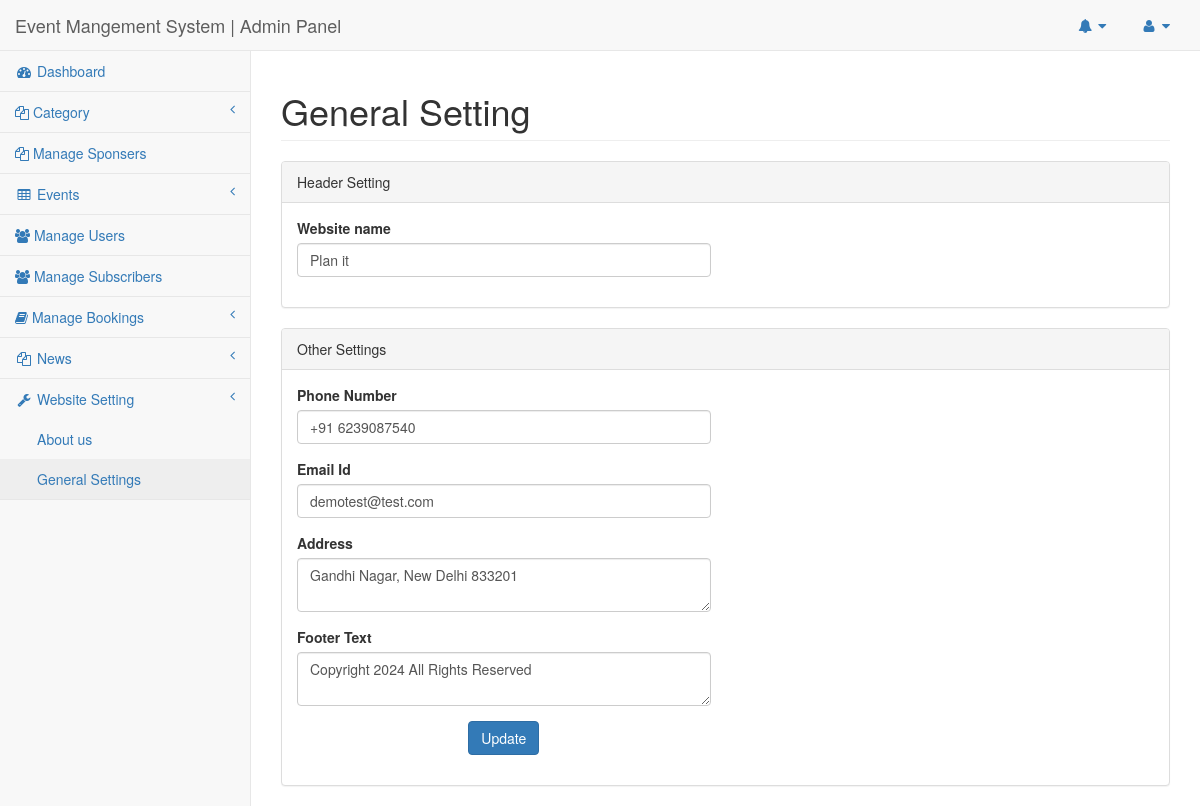
Screenshot of /admin/website-setting.php (signed in) with the database file from the repository.
### tables this page shows
CREATE TABLE `tblgenralsettings` (
  `id` int(11) NOT NULL,
  `SiteName` varchar(200) DEFAULT NULL,
  `PhoneNumber` text DEFAULT NULL,
  `EmailId` varchar(255) DEFAULT NULL,
  `address` mediumtext DEFAULT NULL,
  `footercontent` mediumtext DEFAULT NULL,
  `LastUpdationDate` timestamp NULL DEFAULT NULL ON UPDATE current_timestamp()
);

### admin/website-setting.php (the view, shortened to what this page needs)
<?php
include('includes/config.php');
if(strlen($_SESSION['adminsession'])==0)
{
header('location:logout.php');
}
else{
?>
<!DOCTYPE html>
<html lang="en">
<head>
    <link href="../vendor/bootstrap/css/bootstrap.min.css" rel="stylesheet">
    <link href="../vendor/metisMenu/metisMenu.min.css" rel="stylesheet">
    <link href="../dist/css/sb-admin-2.css" rel="stylesheet">
    <link href="../vendor/font-awesome/css/font-awesome.min.css" rel="stylesheet" type="text/css">
</head>
<body>
<div id="wrapper">
<nav class="navbar navbar-default navbar-static-top" role="navigation" style="margin-bottom: 0">
<?php include_once('includes/header.php');?>
<?php include_once('includes/leftbar.php');?>
</nav>
<form method="post" name="generalsetting">
        <div id="page-wrapper">
            <div class="row">
                <div class="col-lg-12">
                    <h1 class="page-header"> General Setting</h1>
                </div>
            </div>
            <?php
$sql = "SELECT * from tblgenralsettings";
$query = $dbh -> prepare($sql);
$query->execute();
$results=$query->fetchAll(PDO::FETCH_OBJ);
if($query->rowCount() > 0)
{
foreach($results as $row)
{
?>
            <div class="row">
                <div class="col-lg-12">
                    <div class="panel panel-default">
                        <div class="panel-heading">
                           Header Setting
                        </div>
                        <div class="panel-body">
                            <div class="row">
                                <div class="col-lg-6">
<div class="form-group">
<label>Website name</label>
<input class="form-control" type="text" name="Websitename" value="<?php echo htmlentities($row->SiteName);?>" autocomplete="off" required >
</div>
                                    </form>
                                </div>
            <div class="row">
                <div class="col-lg-12">
                    <div class="panel panel-default">
                        <div class="panel-heading">
                           Other Settings
                        </div>
                        <div class="panel-body">
                            <div class="row">
                                <div class="col-lg-6">
<div class="form-group">
<label>Phone Number</label>
<input class="form-control" type="text" name="phonenumber" value="<?php echo htmlentities($row->PhoneNumber);?>" autocomplete="off" required>
</div>
<div class="form-group">
<label>Email Id</label>
<input class="form-control" type="email" name="emailid" value="<?php echo htmlentities($row->EmailId);?>" autocomplete="off" required>
</div>
<div class="form-group">
<label>Address</label>
<textarea class="form-control" name="address"  required><?php echo htmlentities($row->address);?></textarea>
</div>
<div class="form-group">
<label>Footer Text</label>
<textarea class="form-control" name="footertext"  required><?php echo htmlentities($row->footercontent);?></textarea>
</div>
<div class="form-group" align="center">
<button type="submit" class="btn btn-primary" name="update">Update</button>
</div>
                                </div>
                            </div>
                        </div>
                    </div>
                </div>
            </div>
<?php }} ?>
</body>
</html>
<?php } ?>

### rows the page displays
tblgenralsettings: Websitename "Plan it", phonenumber "+91 6239087540", emailid "demotest@test.com", address "Gandhi Nagar, New Delhi 833201", footertext "Copyright 2024 All Rights Reserved"
